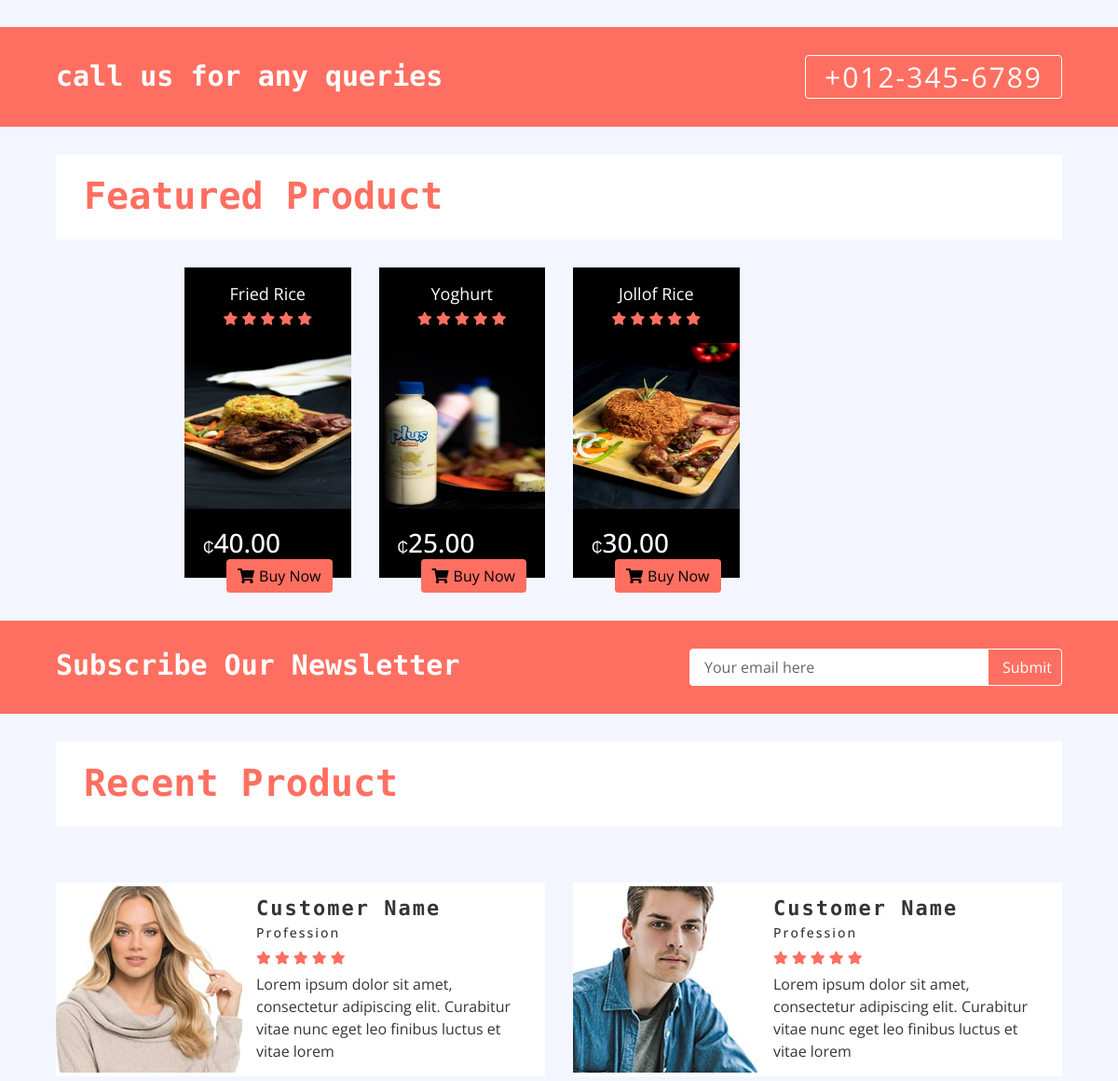
Before: / (middle part) with the older database file.
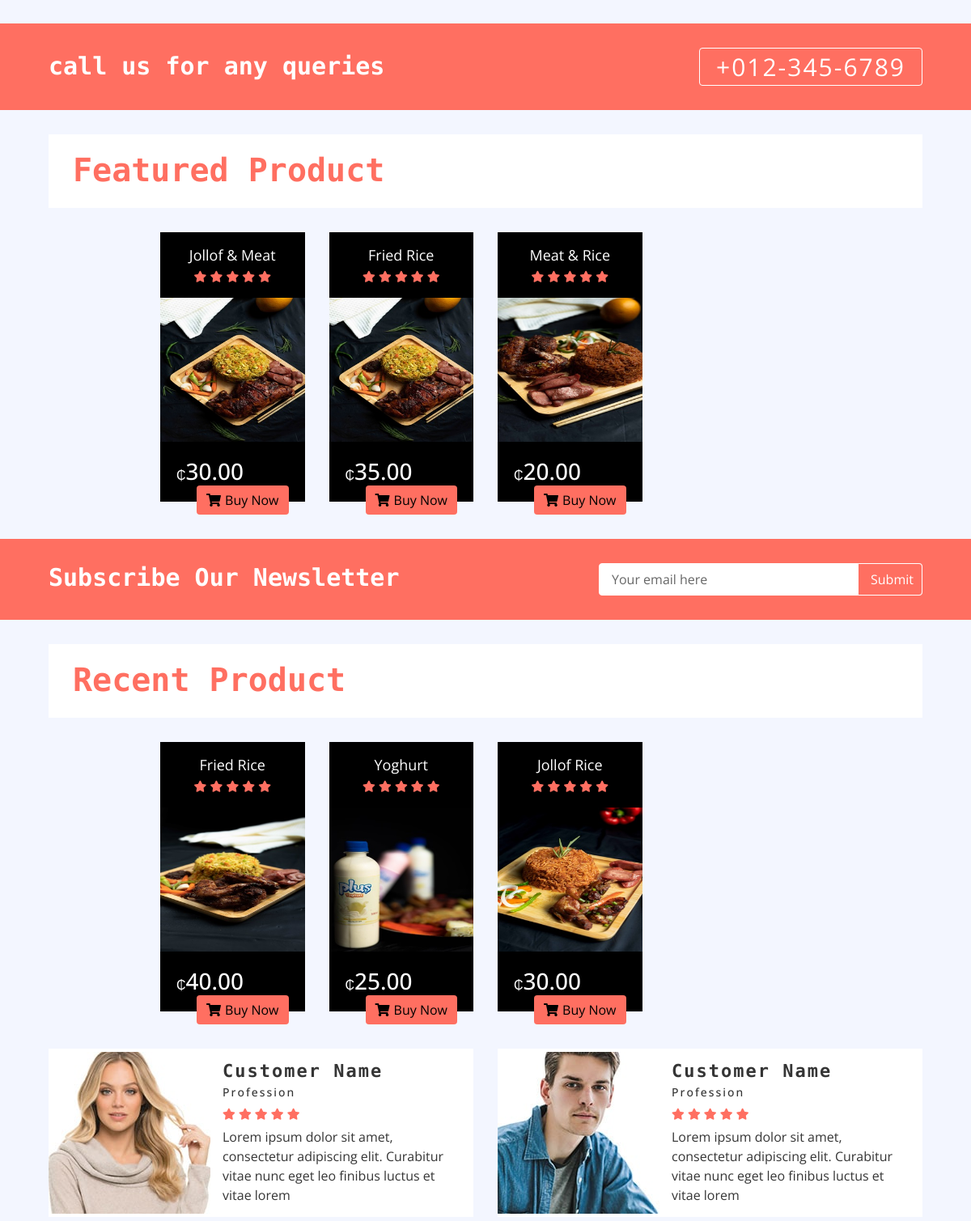
After: the same page with the newer database file.
### core/models.py (models this page shows, shortened)
class MenuItem(models.Model):
    mid = models.UUIDField(default=uuid.uuid4, editable=False, unique=True)
    user = models.ForeignKey(User, on_delete=models.SET_NULL, null=True,)
    title = models.CharField(max_length=200)
    category= models.ForeignKey(Category, on_delete=models.SET_NULL, null= True, related_name="category")
    image = models.ImageField(upload_to="menu_Images/")
    price = models.DecimalField(max_digits=9, decimal_places=2, default="0.00")
    item_status = models.CharField(choices=STATUS, max_length=100, default="in_review")
    featured = models.BooleanField(default=False)
    recent = models.BooleanField(default=False)
    description = RichTextUploadingField(null=True, blank=True)
    specification = RichTextUploadingField(null= True, blank = True)

### core/views.py (the view)
# urls.py: 2. Add a URL to urlpatterns:  path('', views.home, name='home')
def home(request):
	menu_item = MenuItem.objects.filter(item_status = "published", featured = True, recent=False).order_by('-id')
	recent_item = MenuItem.objects.filter(item_status="published", recent=True).order_by('-id')
	context = {
		'menu_item':menu_item,
		'recent_item':recent_item,
	}
	return render(request, "core/index.html", context)

### core/context_processor.py (called while the page is built)
def default(request):
    categories = Category.objects.all()
    context = {
        'categories':categories,
    }
    return context

### core/templates/core/index.html (shortened to what this page needs)
{% extends 'partials/base.html'%}
{% block content %}
{% load static %}
        <div class="feature">
            <div class="container-fluid">
                <div class="row align-items-center">
                </div>
            </div>
        </div>
        <div class="call-to-action">
            <div class="container-fluid">
                <div class="row align-items-center">
                    <div class="col-md-6">
                        <h1>call us for any queries</h1>
                    </div>
                    <div class="col-md-6">
                        <a href="tel:0123456789">+012-345-6789</a>
                    </div>
                </div>
            </div>
        </div>
        <div class="featured-product product">
            <div class="container-fluid">
                <div class="section-header">
                    <h1>Featured Product</h1>
                </div>
                <div class="row align-items-center product-slider product-slider-4">
                    {% for i in menu_item %}
                    <div class="col-lg-3">
                        <div class="product-item">
                            <div class="product-title">
                                <a href="{% url 'core:menu_detail' i.mid %}">{{i.title}}</a>
                                <div class="ratting">
                                    <i class="fa fa-star"></i>
                                    <i class="fa fa-star"></i>
                                    <i class="fa fa-star"></i>
                                    <i class="fa fa-star"></i>
                                    <i class="fa fa-star"></i>
                                </div>
                            </div>
                            <div class="product-image">
                                <a href="{% url 'core:menu_detail' i.mid %}">
                                    <img src="{{i.image.url}}" alt="Product Image">
                                </a>
                            </div>
                            <div class="product-price">
                                <h3><span>₵</span>{{i.price}}</h3>
                                <a class="btn" href=""><i class="fa fa-shopping-cart"></i>Buy Now</a>
                            </div>
                        </div>
                    </div>
                    {% endfor %}
                </div>
            </div>
        </div>
        <div class="newsletter">
            <div class="container-fluid">
                <div class="row">
                    <div class="col-md-6">
                        <h1>Subscribe Our Newsletter</h1>
                    </div>
                    <div class="col-md-6">
                        <div class="form">
                            <input type="email" value="Your email here">
                            <button>Submit</button>
                        </div>
                    </div>
                </div>
            </div>
        </div>
        <div class="recent-product product">
            <div class="container-fluid">
                <div class="section-header">
                    <h1>Recent Product</h1>
                </div>
                <div class="row align-items-center product-slider product-slider-4">
                    {% for item in recent_item %}
                    <div class="col-lg-3">
                        <div class="product-item">
                            <div class="product-title">
                                <a href="{% url 'core:menu_detail' item.mid %}">{{item.title}}</a>
                                <div class="ratting">
                                    <i class="fa fa-star"></i>
                                    <i class="fa fa-star"></i>
                                    <i class="fa fa-star"></i>
                                    <i class="fa fa-star"></i>
                                    <i class="fa fa-star"></i>
                                </div>
                            </div>
                            <div class="product-image">
                                <a href="product-detail.html">
                                    <img src="{{item.image.url}}" alt="Product Image">
                                </a>
                            </div>
                            <div class="product-price">
                                <h3><span>₵</span>{{item.price}}</h3>
                                <a class="btn" href=""><i class="fa fa-shopping-cart"></i>Buy Now</a>
                            </div>
                        </div>
                    </div>
                    {% endfor %}
                </div>
            </div>
        </div>
        <div class="review">
            <div class="container-fluid">
                <div class="row align-items-center review-slider normal-slider">
                    <div class="col-md-6">
                        <div class="review-slider-item">
                            <div class="review-img">
                                <img src="{% static 'img/review-1.jpg' %}" alt="Image">
                            </div>
                            <div class="review-text">
                                <h2>Customer Name</h2>
                                <h3>Profession</h3>
                                <div class="ratting">
                                    <i class="fa fa-star"></i>
                                    <i class="fa fa-star"></i>
                                    <i class="fa fa-star"></i>
                                    <i class="fa fa-star"></i>
                                    <i class="fa fa-star"></i>
                                </div>
                                <p>
                                    Lorem ipsum dolor sit amet, consectetur adipiscing elit. Curabitur vitae nunc eget leo finibus luctus et vitae lorem
                                </p>
                            </div>
                        </div>
                    </div>
                    <div class="col-md-6">
                        <div class="review-slider-item">
                            <div class="review-img">
                                <img src="{% static 'img/review-2.jpg' %}" alt="Image">
                            </div>
                            <div class="review-text">
                                <h2>Customer Name</h2>
                                <h3>Profession</h3>
                                <div class="ratting">
                                    <i class="fa fa-star"></i>
                                    <i class="fa fa-star"></i>
                                    <i class="fa fa-star"></i>
                                    <i class="fa fa-star"></i>
                                    <i class="fa fa-star"></i>
                                </div>
                                <p>
                                    Lorem ipsum dolor sit amet, consectetur adipiscing elit. Curabitur vitae nunc eget leo finibus luctus et vitae lorem
                                </p>
                            </div>
                        </div>
                    </div>
                </div>
            </div>
        </div>
{% endblock content %}

### core/templates/partials/base.html (shortened to what this page needs)
{% load static %}
<!DOCTYPE html>
<html lang="en">
    <head>
        <link href="https://stackpath.bootstrapcdn.com/bootstrap/4.4.1/css/bootstrap.min.css" rel="stylesheet">
        <link href="https://cdnjs.cloudflare.com/ajax/libs/font-awesome/5.10.0/css/all.min.css" rel="stylesheet">
        <link href="{% static 'lib/slick/slick.css' %}" rel="stylesheet">
        <link href="{% static 'lib/slick/slick-theme.css' %}" rel="stylesheet">
        <link href="{% static 'css/style.css' %}" rel="stylesheet">
    </head>
    <body>
 {% block content%}
 {% endblock content %}
    </body>
</html>

### core/static/css/style.css (style rules this page uses)
body { color: #353535; font-family: 'Open Sans', sans-serif; font-weight: 400; background: #f3f6ff; }
a { color: #FF6F61; }
h1 { font-family: 'Source Code Pro', monospace; font-weight: 900; }
h2 { font-family: 'Source Code Pro', monospace; font-weight: 700; }
@media (min-width: 992px) { .container-fluid { padding-right: 60px; padding-left: 60px; } }
.btn { color: #FF6F61; background: #ffffff; border: 1px solid #FF6F61; }
.feature { position: relative; }
.product-item { position: relative; }
.product-item .product-title { padding: 15px; text-align: center; background: #000000; transition: all .3s; }
.product-item .product-title a, .product-item .product-title .ratting { position: relative; width: 100%; }
.product-item .product-title a { margin-bottom: 5px; color: #ffffff; font-size: 18px; }
.product-item .product-title .ratting i { font-size: 14px; color: #FF6F61; }
.product-item .product-image { position: relative; overflow: hidden; }
.product-item .product-image a { display: block; background: #ffffff; transition: .3s; }
.product-item .product-image img { width: 100%; transition: all .3s; }
.product-item .product-price { padding: 20px; background: #000000; transition: all .3s; }
.product-item .product-price h3 { display: inline-block; color: #ffffff; margin: 0; }
.product-item .product-price h3 span { font-size: 16px; }
.product-item .product-price .btn { float: right; border: none; color: #000000; background: #FF6F61; }
.product-item .product-price .btn i { margin-right: 5px; }
.featured-product { position: relative; padding: 30px 0; }
.recent-product { position: relative; padding: 30px 0; }
.product .section-header { margin-bottom: 30px; padding: 20px 30px 15px 30px; color: #FF6F61; background: #ffffff; }
.call-to-action { position: relative; padding: 30px 0; background: #FF6F61; }
.call-to-action .col-md-6:last-child { text-align: right; }
.call-to-action h1 { color: #ffffff; font-size: 30px; margin: 0; }
.call-to-action a { display: inline-block; padding: 0 20px; border: 1px solid #ffffff; border-radius: 4px; color: #ffffff; font-size: 30px; letter-spacing: 2px; transition: all .3s; }
.newsletter { position: relative; padding: 30px 0; background: #FF6F61; }
.newsletter h1 { color: #ffffff; font-size: 30px; margin: 0; }
.newsletter .form { position: relative; max-width: 400px; margin: 0 0 0 auto; }
.newsletter .form input { width: 100%; height: 40px; padding: 0 15px; color: #666666; border: 1px solid #ffffff; border-radius: 4px; }
.newsletter .form button { position: absolute; width: 80px; height: 40px; top: 0; right: 0; padding: 0 15px; border: none; background: #FF6F61; color: #ffffff; border: 1px solid #ffffff; border-radius: 0 4px 4px 0; }
.review { margin-bottom: 30px; }
.review .review-slider { position: relative; }
.review .review-slider-item { display: flex; align-items: center; flex-direction: row; background: #ffffff; }
.review .review-img { width: 100%; max-width: 200px; overflow: hidden; }
.review .review-img img { width: 100%; height: 100%; object-fit: cover; }
.review .review-text { padding: 15px; width: 100%; max-width: calc(100% - 200px); }
.review .review-text h2 { font-size: 22px; letter-spacing: 2px; margin-bottom: 5px; }
.review .review-text h3 { font-size: 14px; letter-spacing: 2px; margin-bottom: 5px; }
.review .review-text p { margin: 0; }
.review .review-text .ratting { margin-bottom: 5px; }
.review .review-text .ratting i { color: #FF6F61; font-size: 14px; }

Changed rows visible on the page:
added MenuItem: title "Jollof & Meat", image (picture), price "30.00", shown under "Featured Product"
added MenuItem: title "Fried Rice", image (picture), price "35.00", shown under "Featured Product"
added MenuItem: title "Meat & Rice", image (picture), price "20.00", shown under "Featured Product"
changed MenuItem (number 4 of 6 on the later page): moves from the list under "Featured Product" to the list under "Recent Product"
changed MenuItem "Yoghurt": moves from the list under "Featured Product" to the list under "Recent Product"
changed MenuItem "Jollof Rice": moves from the list under "Featured Product" to the list under "Recent Product"
